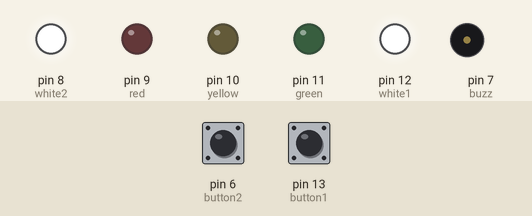
Simulated run of this sketch. Board: Arduino Uno, built with avr-gcc and run on an emulated ATmega328P. Shown: output pins drawn as LEDs (lit = HIGH), buzzer (waves = sounding, pin HIGH). The inputs (shaded band) are chosen by the test bench; at power-on: pin 6 (button2) HIGH, pin 13 (button1) HIGH. Random numbers use the default seed unless the sketch sets one.

Above: at 5.7 s.
5.8 s: pin 6 (button2) pulled LOW for 0.2 s
At 8.6 s:
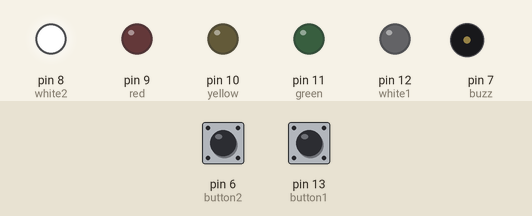
At 12.9 s:
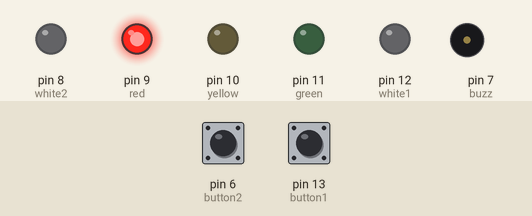
Timing chart, 0 to 21.2 s (numbered marks = the images above; inputs shaded):
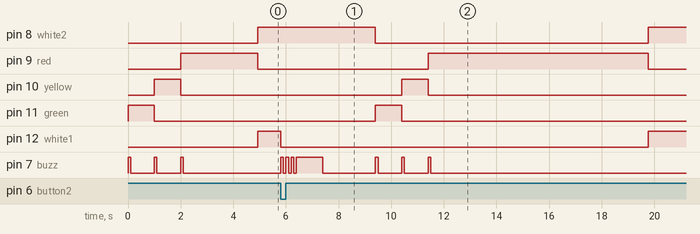

The sketch:

reaction_game.ino
```cpp
int green = 11;
int yellow = 10;
int red = 9;
int white1 = 12;
int white2 = 8;
int buzz = 7;
int button1 = 13;
int button2 = 6;
bool buttonPressed = 0;

void setup() {
  // put your setup code here, to run once:
  pinMode(green, OUTPUT);
  pinMode(yellow, OUTPUT);
  pinMode(red, OUTPUT);
  pinMode(white1, OUTPUT);
  pinMode(white2, OUTPUT);
  pinMode(buzz, OUTPUT);


  pinMode(button1, INPUT_PULLUP);
  pinMode(button2, INPUT_PULLUP);

  randomSeed(analogRead(A0));
}

void loop() {
  // put your main code here, to run repeatedly:
  digitalWrite(green, HIGH);
  digitalWrite(buzz, HIGH);
  delay(100);
  digitalWrite(buzz, LOW);
  delay(900);
  digitalWrite(green, LOW);

  digitalWrite(yellow, HIGH);
  digitalWrite(buzz, HIGH);
  delay(100);
  digitalWrite(buzz, LOW);
  delay(900);
  digitalWrite(yellow, LOW);

  digitalWrite(red, HIGH);
  digitalWrite(buzz, HIGH);
  delay(100);
  digitalWrite(buzz, LOW);
  delay(random(900, 9001));
  digitalWrite(red, LOW);

  while(buttonPressed == 0){
    digitalWrite(white1, HIGH);
    digitalWrite(white2, HIGH);
    if (digitalRead(button1) == 0){
      buttonPressed = 1;
      digitalWrite(white2, LOW);
    }else if(digitalRead(button2) == 0){
      buttonPressed = 1;
      digitalWrite(white1, LOW);
    }
  }

  digitalWrite(buzz, HIGH);
  delay(100);
  digitalWrite(buzz, LOW);
  delay(100);
  digitalWrite(buzz, HIGH);
  delay(100);
  digitalWrite(buzz, LOW);
  delay(100);
  digitalWrite(buzz, HIGH);
  delay(100);
  digitalWrite(buzz, LOW);
  delay(100);
  digitalWrite(buzz, HIGH);
  delay(1000);
  digitalWrite(buzz, LOW);
  delay(2000);
  digitalWrite(white1, LOW);
  digitalWrite(white2, LOW);
  buttonPressed = 0;

}
```

Measured:
- after the input at 5.8 s, pin 8 (white2): HIGH → LOW after 3.6 s, → HIGH 10.4 s later; pin 9 (red): LOW → HIGH after 5.6 s, → LOW 8.4 s later; pin 10 (yellow): LOW → HIGH after 4.6 s, → LOW 1.0 s later; pin 11 (green): LOW → HIGH after 3.6 s, → LOW 1.0 s later; pin 12 (white1): HIGH → LOW at once, → HIGH 14.0 s later
- by itself, pin 7 (buzz): alternates HIGH for 0.10 s and LOW for 0.90 s, 6 changes in all, then stays LOW
